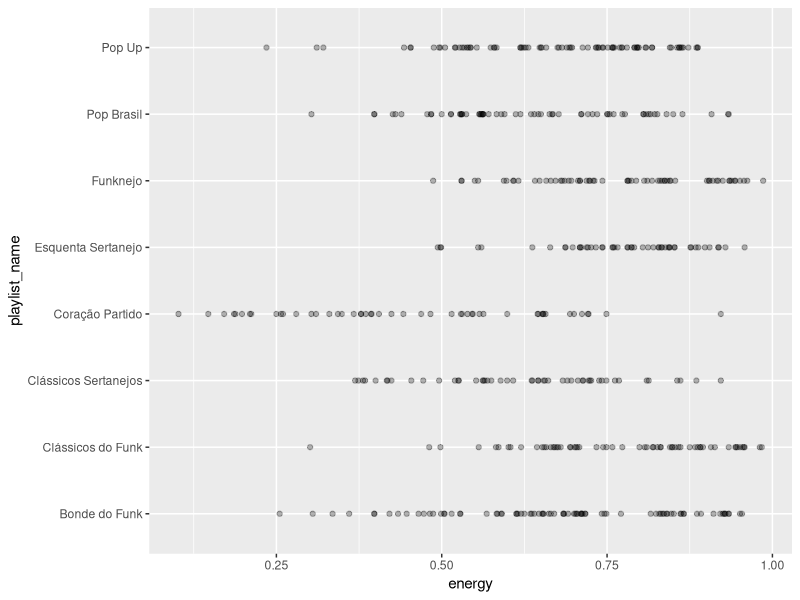
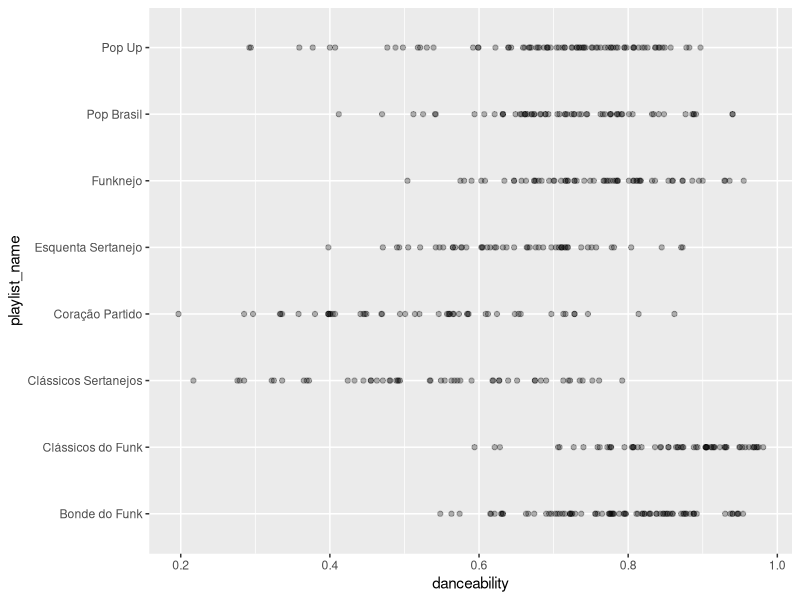
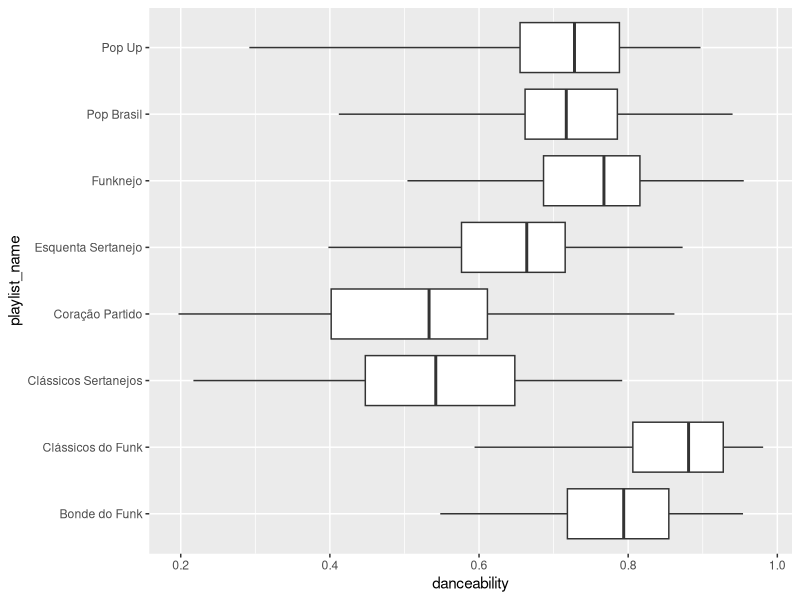

Here is the R script that generated these plots, in order: (Note: this script raises an error after producing the figures.)
## ---- chunk 1
chooseCRANmirror(graphics=FALSE, ind=1)
knitr::opts_chunk$set(echo = TRUE)
install.packages("tidyverse")
install.packages("dplyr")
library(tidyverse)
library(dplyr)
spotify = read.csv("data/playlists-spotify.csv",encoding="UTF-8")
## ---- chunk 2
#Pontos playlists mais energeticas
spotify %>% 
group_by(playlist_name) %>% 
ggplot(mapping=aes(x=energy,y=playlist_name))+
geom_point(alpha = 0.3)
    
## ---- chunk 3
#Pontos playlists mais dançáveis
spotify %>% 
group_by(playlist_name) %>% 
ggplot(mapping=aes(y=playlist_name,x=danceability))+
geom_point(alpha = 0.3)
    
## ---- chunk 4
#Boxplot playlists mais dançáveis
spotify %>% 
group_by(playlist_name) %>% 
ggplot(mapping=aes(y=playlist_name,x=danceability))+
geom_boxplot(coef = 1000)
    
## ---- chunk 5
#Histogramas dos indices dançabilidade e energia das playlists

spotify %>% 
group_by(playlist_name) %>% 
ggplot()+
geom_histogram(mapping=aes(x = energy,fill = playlist_name),bins = 40)+
facet_wrap(spotify$playlist_name)

spotify %>% 
group_by(playlist_name) %>% 
ggplot()+
geom_histogram(mapping=aes(x = danceability,fill = playlist_name),bins = 40)+
facet_wrap(spotify$playlist_name)
    
## ---- chunk 6
#Summário das médias de dançabilidade para cada playlist

sumario = spotify %>% 
group_by(playlist_name) %>% 
summarise(dancabilidade_media = mean(danceability),qtd_musicas = n(),max_danca=max(danceability), min_danca=min(danceability))

sumario %>% arrange(desc(dancabilidade_media))

## ---- chunk 7
#Summário das médias de energia para cada playlist

sumario = spotify %>% 
group_by(playlist_name) %>% 
summarise(energia_media = mean(energy),qtd_musicas = n(),max_energia=max(energy), min_energia=min(energy))

sumario %>% arrange(desc(energia_media))
## ---- chunk 8
#Summário das médias de energia para cada playlist

spotify %>% 
ggplot(mapping=aes(x = energy,y = danceability))+
geom_point()+
facet_wrap(~playlist_name)

    
## ---- chunk 9
#Summário das médias de energia para cada playlist

spotify %>% 
group_by(playlist_name) %>% 
summarise(pearson = cor(x = energy, y = danceability,method = "pearson"),
          spearman = cor(x = energy, y = danceability,method = "spearman"),
          kendall = cor(x = energy, y = danceability,method = "kendall"))

    
